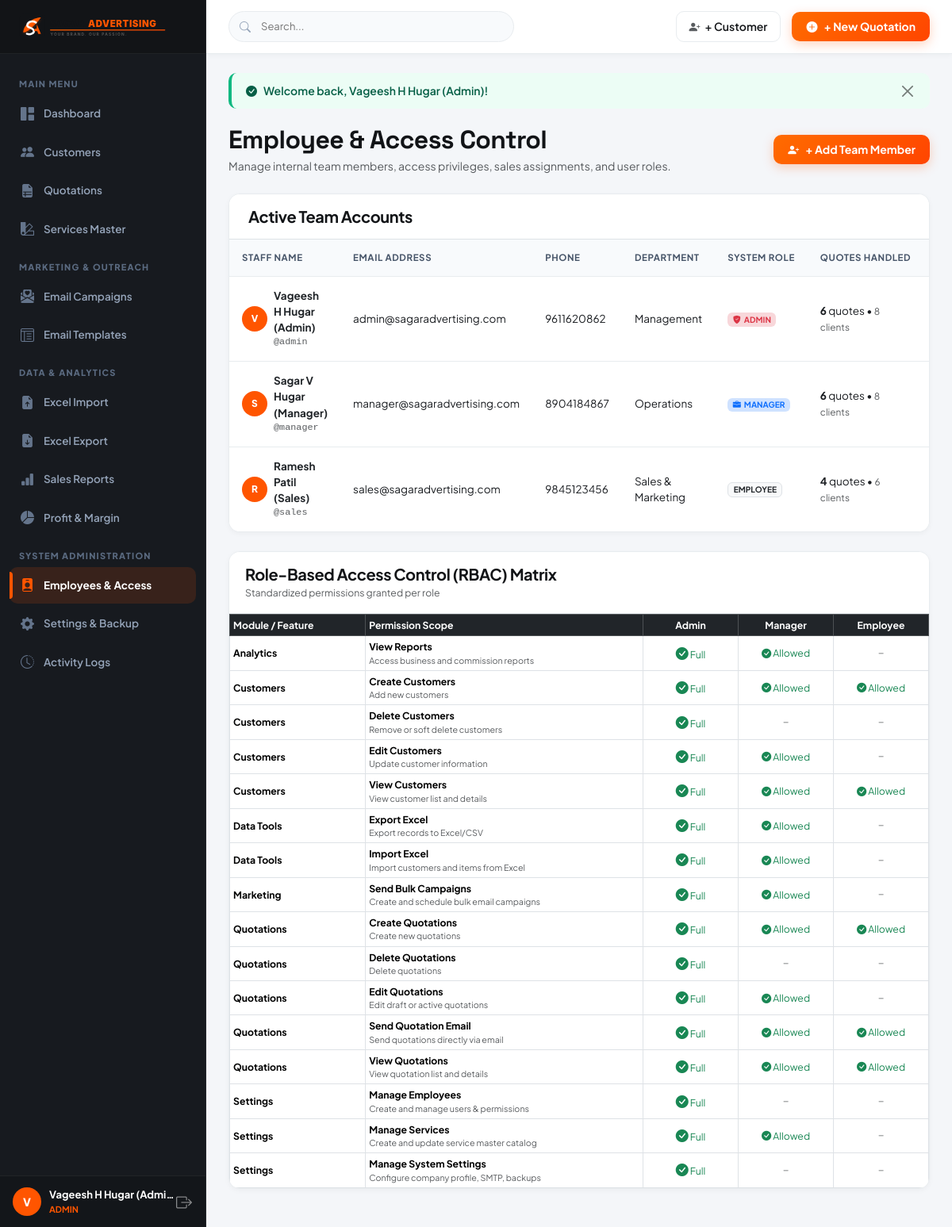
Page /employees (signed in) on the committed database.
### tables this page shows
CREATE TABLE `users` (
  `id` int(11) NOT NULL AUTO_INCREMENT,
  `name` varchar(150) NOT NULL,
  `email` varchar(191) NOT NULL,
  `phone` varchar(30) DEFAULT NULL,
  `role` enum('admin','manager','employee') NOT NULL DEFAULT 'employee',
  `department` varchar(100) DEFAULT 'Sales',
  `username` varchar(100) NOT NULL,
  `password_hash` varchar(255) NOT NULL,
  `status` enum('active','inactive') DEFAULT 'active',
  `remember_token` varchar(255) DEFAULT NULL,
  `created_at` datetime DEFAULT current_timestamp(),
  `updated_at` datetime DEFAULT current_timestamp() ON UPDATE current_timestamp(),
  PRIMARY KEY (`id`),
  UNIQUE KEY `email` (`email`),
  UNIQUE KEY `username` (`username`),
  KEY `idx_user_role` (`role`),
  KEY `idx_user_status` (`status`)
);

CREATE TABLE `permissions` (
  `id` int(11) NOT NULL AUTO_INCREMENT,
  `slug` varchar(100) NOT NULL,
  `name` varchar(150) NOT NULL,
  `module` varchar(100) NOT NULL,
  `description` varchar(255) DEFAULT NULL,
  PRIMARY KEY (`id`),
  UNIQUE KEY `slug` (`slug`)
);

### views/employees/index.php (the view, shortened to what the rows shown need)
<div class="d-flex flex-column flex-md-row justify-content-between align-items-md-center gap-3 mb-4">
    <div>
        <h2 class="fw-black mb-1" style="font-family: 'Space Grotesk', sans-serif;">Employee & Access Control</h2>
        <p class="text-muted mb-0">Manage internal team members, access privileges, sales assignments, and user roles.</p>
    </div>
    <button type="button" class="btn-brand-primary" data-bs-toggle="modal" data-bs-target="#addEmployeeModal">
        <i class="bi bi-person-plus-fill"></i>
        <span>+ Add Team Member</span>
    </button>
</div>
<div class="table-brand-wrap mb-4">
    <div class="card-header bg-white py-3 px-4 border-bottom">
        <h5 class="fw-bold mb-0">Active Team Accounts</h5>
    </div>
    <div class="table-responsive">
        <table class="table-brand table">
            <thead>
                <tr>
                    <th>Staff Name</th>
                    <th>Email Address</th>
                    <th>Phone</th>
                    <th>Department</th>
                    <th>System Role</th>
                    <th>Quotes Handled</th>
                    <th>Status</th>
                </tr>
            </thead>
            <tbody>
                <?php foreach ($users as $u): ?>
                <tr>
                    <td>
                        <div class="d-flex align-items-center gap-2">
                            <div class="user-avatar" style="width: 32px; height: 32px; font-size: 12px;">
                                <?= strtoupper(substr($u['name'], 0, 1)) ?>
                            </div>
                            <div>
                                <div class="fw-bold text-dark"><?= e($u['name']) ?></div>
                                <div class="small text-muted font-monospace">@<?= e($u['username']) ?></div>
                            </div>
                        </div>
                    </td>
                    <td><?= e($u['email']) ?></td>
                    <td><?= e($u['phone'] ?: '-') ?></td>
                    <td><?= e($u['department']) ?></td>
                    <td>
                        <?php if ($u['role'] === 'admin'): ?>
                            <span class="badge bg-danger-subtle text-danger fw-bold"><i class="bi bi-shield-fill-check me-1"></i>ADMIN</span>
                        <?php elseif ($u['role'] === 'manager'): ?>
                            <span class="badge bg-primary-subtle text-primary fw-bold"><i class="bi bi-briefcase-fill me-1"></i>MANAGER</span>
                        <?php else: ?>
                            <span class="badge bg-light text-dark border fw-bold">EMPLOYEE</span>
                        <?php endif; ?>
                    </td>
                    <td>
                        <span class="fw-bold"><?= $u['quote_count'] ?></span> quotes &bull; <span class="text-muted small"><?= $u['customer_count'] ?> clients</span>
                    </td>
                    <td>
                    </td>
                </tr>
                <?php endforeach; ?>
            </tbody>
        </table>
    </div>
</div>
<div class="card-brand mb-4">
    <div class="card-header">
        <div>
            <h5 class="fw-bold mb-0">Role-Based Access Control (RBAC) Matrix</h5>
            <span class="text-muted small">Standardized permissions granted per role</span>
        </div>
    </div>
    <div class="card-body p-0">
        <div class="table-responsive">
            <table class="table table-bordered table-sm mb-0 align-middle small">
                <thead class="table-dark">
                    <tr>
                        <th>Module / Feature</th>
                        <th>Permission Scope</th>
                        <th class="text-center" style="width: 120px;">Admin</th>
                        <th class="text-center" style="width: 120px;">Manager</th>
                        <th class="text-center" style="width: 120px;">Employee</th>
                    </tr>
                </thead>
                <tbody>
                    <?php foreach ($permissions as $p): ?>
                    <tr>
                        <td class="fw-bold"><?= e($p['module']) ?></td>
                        <td>
                            <strong><?= e($p['name']) ?></strong>
                            <div class="text-muted small"><?= e($p['description']) ?></div>
                        </td>
                        <td class="text-center text-success"><i class="bi bi-check-circle-fill fs-6"></i> Full</td>
                        <td class="text-center">
                            <?php if (in_array($p['slug'], ['employees.manage', 'settings.manage', 'quotations.delete', 'customers.delete'])): ?>
                                <span class="text-muted"><i class="bi bi-dash"></i></span>
                            <?php else: ?>
                                <span class="text-success"><i class="bi bi-check-circle-fill"></i> Allowed</span>
                            <?php endif; ?>
                        </td>
                        <td class="text-center">
                            <?php if (in_array($p['slug'], ['customers.view', 'customers.create', 'quotations.view', 'quotations.create', 'quotations.send'])): ?>
                                <span class="text-success"><i class="bi bi-check-circle-fill"></i> Allowed</span>
                            <?php else: ?>
                                <span class="text-muted"><i class="bi bi-dash"></i></span>
                            <?php endif; ?>
                        </td>
                    </tr>
                    <?php endforeach; ?>
                </tbody>
            </table>
        </div>
    </div>
</div>

### views/layouts/header.php (shortened to what the rows shown need)
<?php
$currentUser = Session::user();
$currentUri = parse_url($_SERVER['REQUEST_URI'] ?? '', PHP_URL_PATH);
$activeRoute = function(string $route) use ($currentUri): string {
    return str_contains($currentUri, $route) ? 'active' : '';
};
?>
<!DOCTYPE html>
<html lang="en">
<head>
    <link href="https://cdn.jsdelivr.net/npm/bootstrap@5.3.3/dist/css/bootstrap.min.css" rel="stylesheet">
    <link href="https://cdn.jsdelivr.net/npm/bootstrap-icons@1.11.3/font/bootstrap-icons.min.css" rel="stylesheet">
    <link rel="stylesheet" href="<?= asset('css/brand.css') ?>">
    <link rel="stylesheet" href="<?= asset('css/components.css') ?>">
</head>
<body>
<div class="app-wrapper">
    <aside class="app-sidebar">
        <div class="sidebar-brand d-flex justify-content-between align-items-center">
            <a href="<?= url('dashboard') ?>" class="d-flex align-items-center gap-2 text-decoration-none">
                <img src="<?= asset('images/logo.svg') ?>" alt="Sagar Advertising" class="logo-img">
            </a>
        </div>
        <div class="sidebar-menu">
            <div class="menu-header">Main Menu</div>
            <div class="nav-item">
                <a href="<?= url('dashboard') ?>" class="nav-link <?= $activeRoute('dashboard') ?>">
                    <i class="bi bi-grid-1x2-fill"></i>
                    <span>Dashboard</span>
                </a>
            </div>
            <div class="nav-item">
                <a href="<?= url('customers') ?>" class="nav-link <?= $activeRoute('customers') ?>">
                    <i class="bi bi-people-fill"></i>
                    <span>Customers</span>
                </a>
            </div>
            <div class="nav-item">
                <a href="<?= url('quotations') ?>" class="nav-link <?= $activeRoute('quotations') ?>">
                    <i class="bi bi-file-earmark-ruled-fill"></i>
                    <span>Quotations</span>
                </a>
            </div>
            <div class="nav-item">
                <a href="<?= url('services') ?>" class="nav-link <?= $activeRoute('services') ?>">
                    <i class="bi bi-palette2"></i>
                    <span>Services Master</span>
                </a>
            </div>
            <div class="menu-header">Marketing & Outreach</div>
            <div class="nav-item">
                <a href="<?= url('campaigns') ?>" class="nav-link <?= $activeRoute('campaigns') ?>">
                    <i class="bi bi-envelope-paper-heart-fill"></i>
                    <span>Email Campaigns</span>
                </a>
            </div>
            <div class="nav-item">
                <a href="<?= url('campaigns/templates') ?>" class="nav-link <?= $activeRoute('campaigns/templates') ?>">
                    <i class="bi bi-layout-text-window-reverse"></i>
                    <span>Email Templates</span>
                </a>
            </div>
            <div class="menu-header">Data & Analytics</div>
            <div class="nav-item">
                <a href="<?= url('excel/import') ?>" class="nav-link <?= $activeRoute('excel/import') ?>">
                    <i class="bi bi-file-earmark-arrow-up-fill"></i>
                    <span>Excel Import</span>
                </a>
            </div>
            <div class="nav-item">
                <a href="<?= url('excel/export') ?>" class="nav-link <?= $activeRoute('excel/export') ?>">
                    <i class="bi bi-file-earmark-arrow-down-fill"></i>
                    <span>Excel Export</span>
                </a>
            </div>
            <div class="nav-item">
                <a href="<?= url('reports') ?>" class="nav-link <?= $activeRoute('reports') && !$activeRoute('commission') ? 'active' : '' ?>">
                    <i class="bi bi-bar-chart-fill"></i>
                    <span>Sales Reports</span>
                </a>
            </div>
            <div class="nav-item">
                <a href="<?= url('reports/commission') ?>" class="nav-link <?= $activeRoute('commission') ?>">
                    <i class="bi bi-pie-chart-fill"></i>
                    <span>Profit & Margin</span>
                </a>
            </div>
            <div class="menu-header">System Administration</div>
            <?php if (AuthCheck::can('employees.manage')): ?>
            <div class="nav-item">
                <a href="<?= url('employees') ?>" class="nav-link <?= $activeRoute('employees') ?>">
                    <i class="bi bi-person-badge-fill"></i>
                    <span>Employees & Access</span>
                </a>
            </div>
            <?php endif; ?>
            <?php if (AuthCheck::can('settings.manage')): ?>
            <div class="nav-item">
                <a href="<?= url('settings') ?>" class="nav-link <?= $activeRoute('settings') ?>">
                    <i class="bi bi-gear-fill"></i>
                    <span>Settings & Backup</span>
                </a>
            </div>
            <?php endif; ?>
            <div class="nav-item">
                <a href="<?= url('logs') ?>" class="nav-link <?= $activeRoute('logs') ?>">
                    <i class="bi bi-clock-history"></i>
                    <span>Activity Logs</span>
                </a>
            </div>
        </div>
        <div class="sidebar-footer">
            <div class="user-badge">
                <div class="user-avatar">
                    <?= strtoupper(substr($currentUser['name'] ?? 'U', 0, 1)) ?>
                </div>
                <div class="user-info">
                    <div class="user-name"><?= e($currentUser['name'] ?? 'User') ?></div>
                    <div class="user-role"><?= e($currentUser['role'] ?? 'Employee') ?></div>
                </div>
            </div>
            <a href="<?= url('logout') ?>" class="btn btn-sm btn-link text-white-50 p-0 fs-5" title="Sign Out">
                <i class="bi bi-box-arrow-right"></i>
            </a>
        </div>
    </aside>
    <main class="app-main">
        <header class="app-topbar">
            <div class="d-flex align-items-center gap-2 gap-sm-3 flex-grow-1 me-2" style="min-width: 0;">
                <div class="search-bar-wrap">
                    <i class="bi bi-search search-icon"></i>
                    <input type="text" id="globalSearchInput" placeholder="Search..." autocomplete="off">
                </div>
            </div>
            <div class="topbar-actions flex-shrink-0">
                <a href="<?= url('customers/create') ?>" class="btn-brand-outline d-none d-md-inline-flex">
                    <i class="bi bi-person-plus-fill text-muted"></i>
                    <span>+ Customer</span>
                </a>
                <a href="<?= url('quotations/builder') ?>" class="btn-brand-primary text-nowrap">
                    <i class="bi bi-plus-circle-fill"></i>
                    <span class="d-none d-sm-inline">+ New Quotation</span>
                </a>
            </div>
        </header>
        <div class="app-content">
            <div class="flash-container">
                <?php foreach ($flashes as $flash): ?>
                <div class="alert-flash alert-flash-<?= e($flash['type']) ?>">
                    <div class="d-flex align-items-center gap-2">
                        <i class="bi <?= $flash['type'] === 'success' ? 'bi-check-circle-fill' : ($flash['type'] === 'error' ? 'bi-exclamation-triangle-fill' : 'bi-info-circle-fill') ?>"></i>
                        <span><?= e($flash['message']) ?></span>
                    </div>
                    <button type="button" class="btn-close" onclick="this.parentElement.remove()"></button>
                </div>
                <?php endforeach; ?>
            </div>

### rows in the picture
users: name "V", name "Vageesh H Hugar (Admin)", role "ADMIN", username "admin", email "admin@sagaradvertising.com", phone "9611620862", department "Management", quote_count "6", customer_count "8"
users: name "S", name "Sagar V Hugar (Manager)", username "manager", email "manager@sagaradvertising.com", phone "8904184867", department "Operations", role "manager" (drawn), quote_count "6", customer_count "8"
users: name "R", name "Ramesh Patil (Sales)", username "sales", email "sales@sagaradvertising.com", phone "9845123456", department "Sales & Marketing", role "EMPLOYEE", quote_count "4", customer_count "6"
permissions: module "Analytics", name "View Reports", description "Access business and commission reports", slug "Allowed"
permissions: module "Customers", name "Create Customers", description "Add new customers", slug "Allowed"
permissions: module "Customers", name "Delete Customers", description "Remove or soft delete customers"
permissions: module "Customers", name "Edit Customers", description "Update customer information", slug "Allowed"
permissions: module "Customers", name "View Customers", description "View customer list and details", slug "Allowed"
permissions: module "Data Tools", name "Export Excel", description "Export records to Excel/CSV", slug "Allowed"
permissions: module "Data Tools", name "Import Excel", description "Import customers and items from Excel", slug "Allowed"
permissions: module "Marketing", name "Send Bulk Campaigns", description "Create and schedule bulk email campaigns", slug "Allowed"
permissions: module "Quotations", name "Create Quotations", description "Create new quotations", shows "Allowed"
permissions: module "Quotations", name "Delete Quotations", description "Delete quotations"
permissions: module "Quotations", name "Edit Quotations", description "Edit draft or active quotations", slug "Allowed"
permissions: module "Quotations", name "Send Quotation Email", description "Send quotations directly via email", slug "Allowed"
permissions: module "Quotations", name "View Quotations", description "View quotation list and details", slug "Allowed"
permissions: module "Settings", name "Manage Employees", description "Create and manage users & permissions"
permissions: module "Settings", name "Manage Services", description "Create and update service master catalog", slug "Allowed"
permissions: module "Settings", name "Manage System Settings", description "Configure company profile, SMTP, backups"

### other values in the picture
$flash['message'] "Welcome back, Vageesh H Hugar (Admin)!"
